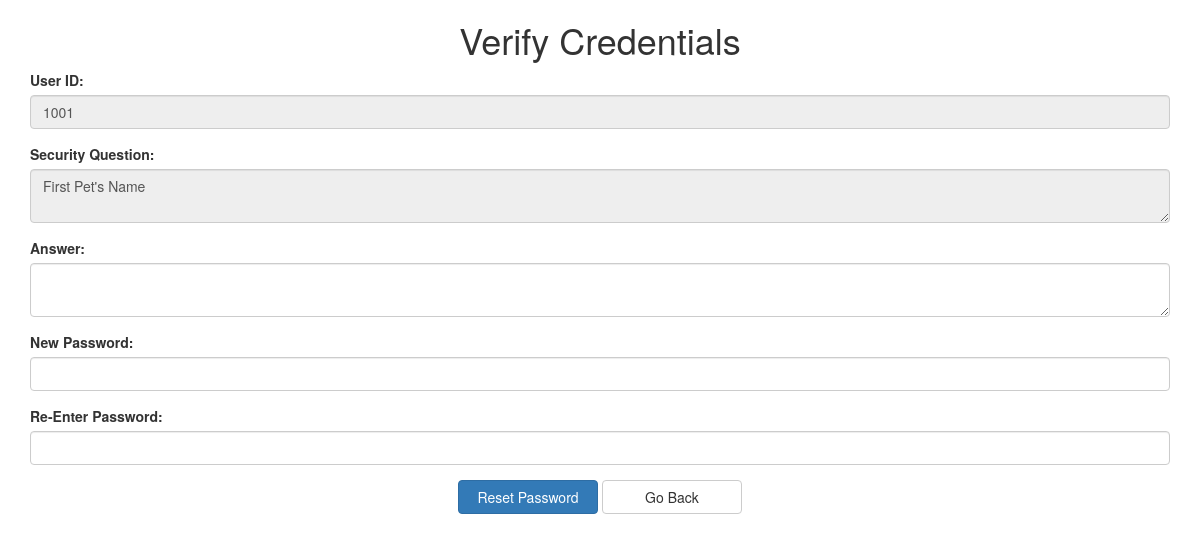
The page /forgot_password_process.php?target=1001 on the database as committed earlier.
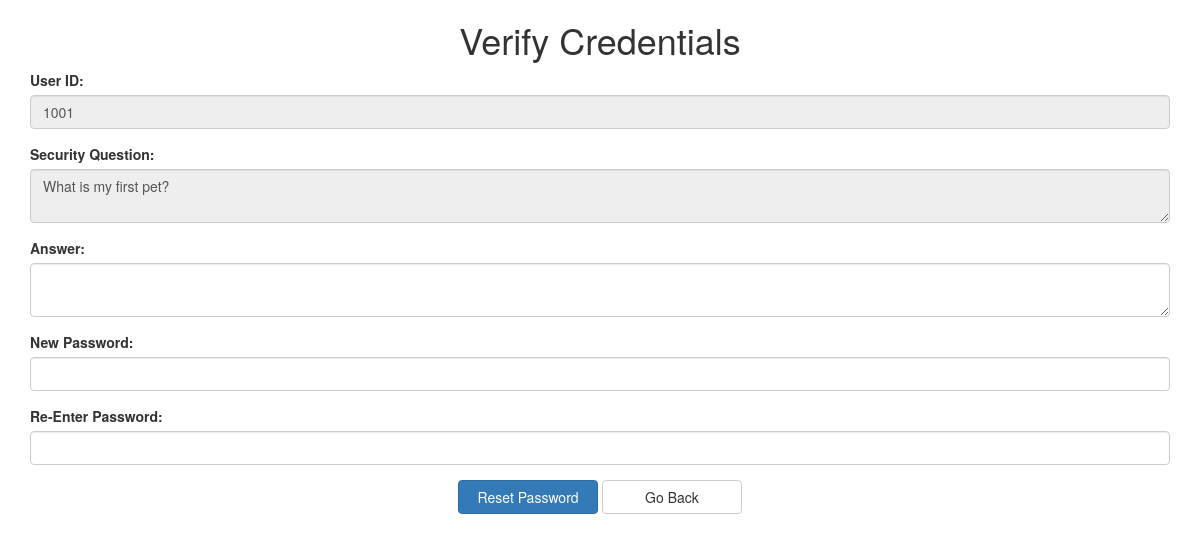
The same page on the database as committed later.
### tables this page shows
CREATE TABLE `user` (
  `userID` int(11) NOT NULL,
  `userPass` varchar(255) NOT NULL,
  `secQuestion` varchar(250) DEFAULT NULL,
  `secAnswer` varchar(250) DEFAULT NULL
);

### forgot_password_process.php (the view, shortened to what this page needs)
<?php
    require_once "dbconnect.php";
?>
<!DOCTYPE html>
<html data-ng-app="" lang="en">
<head>
    <link href="css/bootstrap.min.css" rel="stylesheet" />
</head>
<body>
<?php
if($_SERVER["REQUEST_METHOD"] == "POST")
{
    $userID = SanitizeData($_POST["target"]);
    $userNPass = "";
    $hasError = false;
    $input_userSA = SanitizeData($_POST["sa"]);
    $storedSA = SanitizeData($_POST["ssa"]);
    if(empty($input_userSA))
    {
		$hasError = true;
        $sa_error = "Security answer not found.";
    }
	else if($input_userSA != $storedSA)
    {
        $hasError = true;
        $verify_error = "Verification failed.";
	}
    $input_userNPass = SanitizeData($_POST["pws"]);
    $input_userCNPass = SanitizeData($_POST["re_pws"]);
    if(empty($input_userNPass))
    {
		$hasError = true;
        $pws_error = "New password not found.";
    }
    if(empty($input_userCNPass))
    {
		$hasError = true;
        $repws_error = "Re-entered password not found.";
    }
	else
	{
        $userNPass = MysqliEscape($connect, $input_userNPass);
	}
	if(!($hasError))
	{
        $pws_hash = password_hash($userNPass, PASSWORD_DEFAULT);
		$sql = "UPDATE user SET userPass = '$pws_hash' WHERE userID = " . $userID;
		if (mysqli_query($connect, $sql)) {
            mysqli_close($connect);
			header("location: login.php");
			exit();
		}
		else
		{
			$server_comm_error = "Error: " . $sql . "</br>" . die(mysqli_error($connect));
		}
	}
    mysqli_close($connect);
}
else
{
    if(isset($_GET['target']) && !empty(trim($_GET['target'])))
    {
        $target = trim($_GET['target']);
        $sql = "SELECT * FROM user WHERE userID = " . $target;
        if (mysqli_query($connect, $sql))
        {
            $results = mysqli_query($connect, $sql);
            $row = mysqli_fetch_array($results);
            $SQ = $row['secQuestion'];
        }
        else
        {
            $server_comm_error = "Error: " . $sql . "</br>" . die(mysqli_error($connect));
        }
    }
    else
    {
        mysqli_close($connect);
        header("location: login.php");
        exit();
    }
}
?>
    <div class="container">
        <div class="row">
            <div class="col-md-12">
                <h1>Verify Credentials</h1>
            </div>
        </div>
        <div class="row">
            <div class="col-md-12">
                <form name="f_password" id="f_password" method="post" action="forgot_password_process.php">
                    <div class="form-group">
                        <label for="user">User ID: </label>
                        <input type="text" name="user" id="user" maxlength="11" class="form-control" disabled="disabled"
                        value="<?php
                                if($_SERVER["REQUEST_METHOD"] == "POST")
                                    echo $_POST["target"];
                                else
                                    echo $target; ?>"/>
                    </div>
                    <div class="form-group">
                        <label for="sq">Security Question: </label>
                        <textarea name="sq" id="sq" maxlength="250" class="form-control" disabled="disabled"><?php
                                if($_SERVER["REQUEST_METHOD"] == "POST")
                                    echo $_POST["sq"];
                                else
                                    echo $SQ; ?></textarea>
                    </div>
                    <div class="form-group">
                        <label for="sa">Answer: </label>
                        <textarea name="sa" id="sa" class="form-control" maxlength="250"><?php
                                if($_SERVER["REQUEST_METHOD"] == "POST")
                                    echo $_POST["sa"];?></textarea>
                    </div>
                    <div class="form-group">
                        <label for="pws">New Password: </label>
                        <input type="password" name="pws" class="form-control" id="pws" value="<?php echo $_POST["pws"]; ?>" maxlength="20"/>
                    </div>
                    <div class="form-group">
                        <label for="re_pws">Re-Enter Password: </label>
                        <input type="password" name="re_pws" class="form-control" id="re_pws" value="<?php echo $_POST["re_pws"]; ?>" maxlength="20"/>
                    </div>
                    <div class="form-group text-center">
                        <input type="submit" name="reset" id="reset_pws_button" value="Reset Password" class="btn btn-primary"/>
                        <a href="forgot_password.php" class="btn btn-default">Go Back</a>
                    </div>
                </form>
            </div>
        </div>
    </div>
</body>
</html>

Rows that differ between the two databases and show on the page:
changed user: sq "First Pet's Name" → "What is my first pet?"
